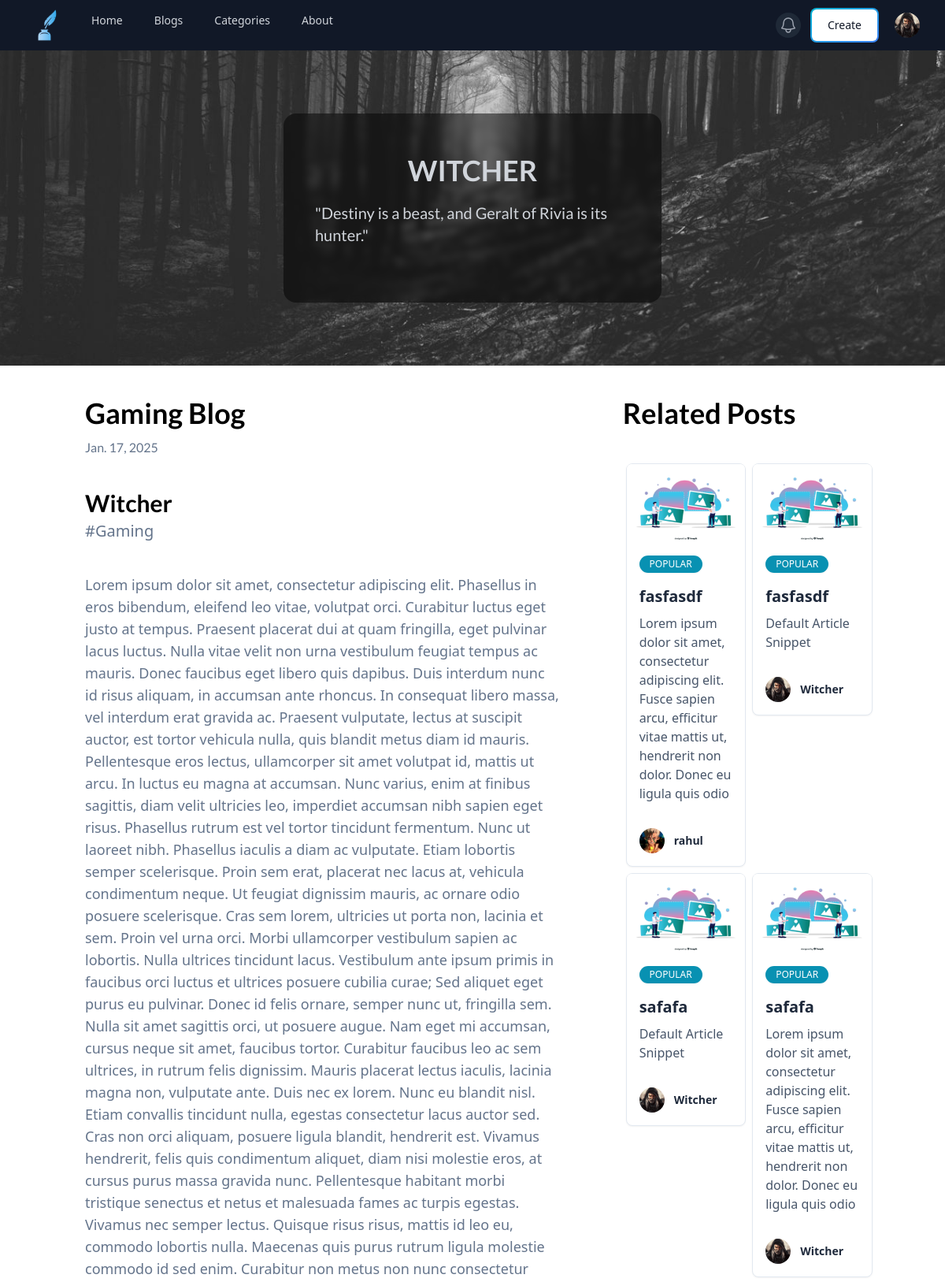
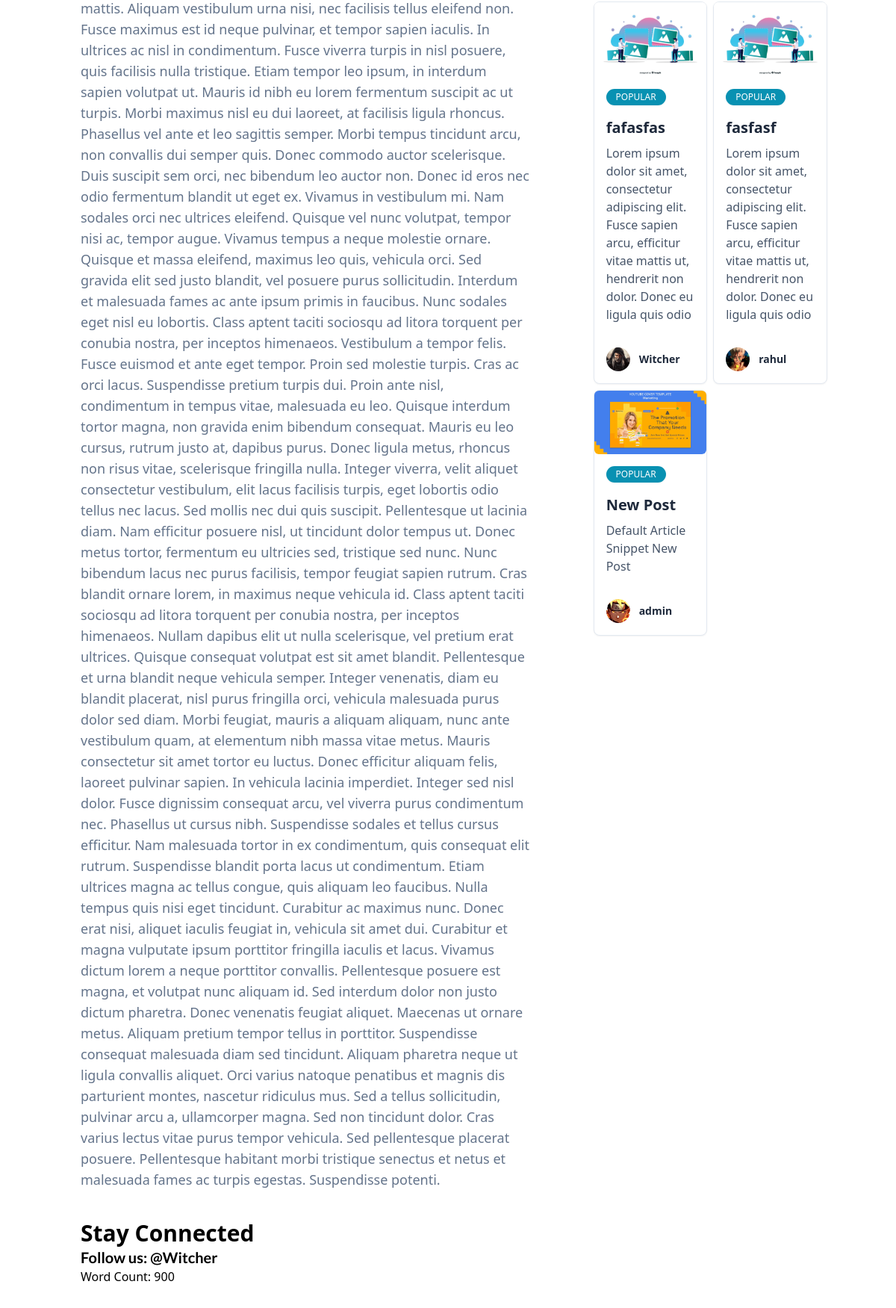
The app's page /blogarea/article/5/ (signed in, upper part) with its own data (2 pictures, top to bottom).
### blogarea/models.py (models this page shows, shortened)
class Profile(models.Model):
    user = models.OneToOneField(User,null=True,on_delete=models.CASCADE)
    bio = models.TextField()
    blogcaption = models.CharField(max_length=150,null=True,blank=True,default="Former Adventurer turned full-time Dad moonlighting as an author")
    profileImage = models.ImageField(upload_to='profile_pics',null=True,blank=True)
    profileBackground = models.ImageField(upload_to='profile_background',null=True,blank=True)
    twitter_link = models.URLField(max_length=200,null=True,blank=True,default="https://x.com/")
    instagram_link = models.URLField(max_length=200,null=True,blank=True,default="https://instagram.com/")
    youtube_link = models.URLField(max_length=200,null=True,blank=True,default="https://youtube.com/")
    contact = PhoneNumberField(blank=True, null=True)
    location = models.CharField(max_length=150,null=True,blank=True,default="Earth")
    occupation = models.CharField(max_length=50,null=True,blank=True,default="Occupation")
    industry = models.CharField(max_length=50,null=True,blank=True,default="Industry")
    position = models.CharField(max_length=50,null=True,blank=True,default="position")
    skills = models.TextField(null=True,blank=True,help_text="Enter your skills separated by commas")
    education = models.TextField(null=True,blank=True)

class Post(models.Model):
    choices = Category.objects.all().values_list('name','name')
    title = models.CharField(max_length=255)
    author = models.ForeignKey(User,on_delete=models.CASCADE,null=True,blank=True)
    post_date = models.DateField(auto_now_add=True)
    category = models.CharField(choices=choices,max_length=255,default="Uncategorized")
    articleSnippet = models.CharField(max_length=150,default="Default Article Snippet")
    thumbnail = models.ImageField(upload_to='thumbnail/',null=True,blank=True, default='thumbnail/thumbnail.jpg')
    like = models.ManyToManyField(User,related_name='blog_posts',null=True,blank=True)
    body = RichTextField(blank=True,null=True)
    def total_likes(self):
        return self.like.count()
    def word_count(self):
        text_content = strip_tags(self.body)
        return len(text_content.split())

### blogarea/views.py (the view, shortened to what this page needs)
# urls.py: path('article/<int:pk>/', ArticleDetailView.as_view(), name="ArticleDetailView"),
class ArticleDetailView(DetailView,FormMixin):
    model = Post
    template_name = 'article_Detail.html'
    form_class = CommentForm
    def get_context_data(self, *args, **kwargs):
        context = super(ArticleDetailView, self).get_context_data(*args, **kwargs)
        posts = Post.objects.annotate(like_count=Count('like')).order_by('-like_count')
        current_post = get_object_or_404(Post,id=self.kwargs['pk'])
        related_posts = posts.filter(category=current_post.category).exclude(id=current_post.id)
        total_words = current_post.word_count()
        total_likes = current_post.total_likes()
        has_liked = self.request.user in current_post.like.all() if self.request.user.is_authenticated else False
        comments = Comment.objects.filter(post_id = current_post.id)
        comments_number = comments.count()
        context['current_post'] = current_post
        context['comments_number'] = comments_number
        context['comments'] = list(comments.filter(user=self.request.user)) + list(comments.exclude(user=self.request.user).order_by('-comment_date'))
        context['form'] = self.get_form()
        context['has_liked'] = has_liked
        context['related_posts'] = related_posts
        context['posts'] = posts
        context['total_likes'] = total_likes
        context['total_words'] = total_words
        return context

### blogarea/templates/article_Detail.html (shortened to what this page needs)
{% load static tailwind_tags %}
<!DOCTYPE html>
<html lang="en">
  <head>
    <link
      href="https://unpkg.com/boxicons@2.1.4/css/boxicons.min.css"
      rel="stylesheet"
    />
    {% tailwind_css %} {% load static %}
  </head>
  <body class="min-h-screen flex flex-col">
    {% include 'nav.html' %}
    <div class="flex-grow grid grid-rows-[400px_auto] min-h-[800px]">
      <div
        class="w-full h-full max-h-[650px] relative bg-cover bg-center flex justify-center items-center"
        style="background-image: url('{%static 'bg.jpg'%}')"
      >
        <div
          class="w-4/5 md:w-2/5 h-3/5 rounded-2xl backdrop-blur-sm bg-black/50 flex justify-center items-center flex-col sm:px-10 px-5"
        >
          <a
            href="{% url 'show_profile_page' post.author.profile.id%}"
            style="font-family: lato"
            class="text-gray-300 text-4xl font-bold mb-5 cursor-pointer hover:text-white"
          >
            {{post.author | upper}}
          </a>
          <h1
            style="font-family: lato"
            class="text-gray-300 text-xl font-normal mb-5"
          >
            {{post.author.profile.blogcaption}}
          </h1>
        </div>
      </div>
      <div class="grid grid-rows-[1fr_auto] ml:grid-cols-[2fr_1fr] w-full px-7">
        <div class="w-full py-10 ml:px-20">
          <h1 style="font-family: lato" class="text-4xl font-bold mb-3">
            {{post.title}}
          </h1>
          <h2
            style="font-family: lato"
            class="text-1xl font-normal text-slate-500 mb-10"
          >
            {{post.post_date}}
          </h2>
          <h1 style="font-family: lato" class="text-3xl font-bold mb-1">
            {{post.author}}
          </h1>
          <h1 class="text-xl font-normal text-slate-500 mb-10">
            #{{post.category}}
          </h1>
          <p class="text-slate-500 sm:text-lg text-md">{{post.body|safe}}</p>
          <h1 class="text-3xl font-bold mt-10 mb-10s">Stay Connected</h1>
          <h1 class="text-xl font-semibold" style="font-family: lato">
            Follow us:&nbsp;<a href="{{post.author.profile.instagram_link}}"
              >@{{post.author}}</a
            >
          </h1>
          <h1 class="mb-5">Word Count: {{total_words}}</h1>
          <form action="{% url 'like_post' post.pk %}" method="post">
            <button
              type="submit"
              name="post_id"
              value="{{ post.id }}"
              class="like-button {% if request.user in post.like.all %}liked{% else %}unliked{% endif %}"
              id="LikeButton"
            >
            </button>
          </form>
        </div>
        <div>
          <h1 style="font-family: lato" class="mt-10 font-bold text-4xl">
            Related Posts
          </h1>
          <div
            class="w-full grid grid-rows-[auto_auto] grid-cols-[auto_auto] sm:flex sm:flex-wrap sm:gap-0 py-10 mb-10 relative"
          >
            {% for post in related_posts%}
            <div
              class="blog-cards w-full sm:w-[40%] hover:scale-[1.05] transition-transform duration-300 mx-1"
            >
              <a href="{% url 'ArticleDetailView' post.id%}">
                <div
                  class="relative flex flex-col my-1 bg-white shadow-sm border border-slate-200 rounded-lg w-full"
                >
                  <div
                    class="relative h-1/2 overflow-hidden text-white rounded-md"
                  >
                    <img
                      src="{% if post.thumbnail %}
              {{ post.thumbnail.url }}
              {% else %}/media/thumbnail/thumbnail.jpg
              {% endif %}"
                      alt="card-image"
                    />
                  </div>
                  <div class="p-4">
                    <div
                      class="mb-4 rounded-full bg-cyan-600 py-0.5 px-2.5 border border-transparent text-xs text-white transition-all shadow-sm w-20 text-center"
                    >
                      POPULAR
                    </div>
                    <h6 class="mb-2 text-slate-800 text-xl font-semibold">
                      {{post.title}}
                    </h6>
                    <p class="text-slate-600 leading-normal font-light">
                      {{post.articleSnippet}}
                    </p>
                  </div>
                  <div class="flex items-center justify-between p-4">
                    <div class="flex items-center">
                      <img
                        alt="Tania Andrew"
                        src="{% if post.author.profile.profileImage %}
            {{ post.author.profile.profileImage.url }}
            {% else %}/media/thumbnail/thumbnail.jpg
            {% endif %}"
                        class="relative inline-block h-8 w-8 rounded-full"
                      />
                      <div class="flex flex-col ml-3 text-sm">
                        <span class="text-slate-800 font-semibold"
                          >{{post.author}}</span
                        >
                      </div>
                    </div>
                  </div>
                </div>
              </a>
            </div>
            {% endfor %}
          </div>
        </div>
      </div>
    </div>
  </body>
</html>

### core/templates/nav.html (shortened to what this page needs)
<head>
  {% load static %}
</head>
<nav class="bg-gray-900" x-data="{ open: true, dropdown_open:false }">
  {%load static%}
  <div class="mx-auto max-w-7xl px-2 sm:px-6 lg:px-8">
    <div class="relative flex h-16 items-center justify-between">
      <div
        class="flex flex-1 items-center justify-center sm:items-stretch sm:justify-start"
      >
        <div class="flex shrink-0 items-center">
          <img
            class="h-12 w-auto"
            src="{% static 'inkpot.png'%}"
            alt="Your Company"
          />
        </div>
        <div class="hidden sm:ml-6 sm:block">
          <div class="flex space-x-4">
            <a
              href="{% url 'home' %}"
              class="rounded-md px-3 py-2 text-sm font-medium {% if request.resolver_match.url_name == 'home' %} bg-gray-800 text-white {% else %} text-gray-300 hover:bg-gray-900 hover:text-white{% endif %}"
              aria-current="page"
              >Home</a
            >
            <a
              href="{% url 'blogarea' %}"
              class="rounded-md px-3 py-2 text-sm font-medium {% if request.resolver_match.url_name == 'blogarea' %} bg-gray-800 text-white {% else %} text-gray-300 hover:bg-gray-900 hover:text-white{% endif %}"
              >Blogs</a
            >
            <a
              href="#"
              class="rounded-md px-3 py-2 text-sm font-medium text-gray-300 hover:bg-gray-700 hover:text-white"
              >Categories</a
            >
            <a
              href="#"
              class="rounded-md px-3 py-2 text-sm font-medium text-gray-300 hover:bg-gray-700 hover:text-white"
              >About</a
            >
          </div>
        </div>
      </div>
      <div
        class="absolute inset-y-0 right-0 flex items-center pr-2 sm:static sm:inset-auto sm:ml-6 sm:pr-0"
      >
        <button
          type="button"
          class="relative rounded-full bg-gray-800 p-1 text-gray-400 hover:text-white focus:ring-2 focus:ring-white focus:ring-offset-2 focus:ring-offset-gray-800 focus:outline-hidden"
        >
          <span class="absolute -inset-1.5"></span>
        </button>
        {% if user.is_authenticated%}
        <button
          class="relative inline-flex items-center justify-center p-0.5 ml-3 mt-2 mb-2 me-2 overflow-hidden text-sm font-medium text-gray-900 rounded-lg group bg-gradient-to-br from-cyan-500 to-blue-500 group-hover:from-cyan-500 group-hover:to-blue-500 hover:text-white dark:text-white focus:ring-4 focus:outline-none focus:ring-cyan-200 dark:focus:ring-cyan-800"
          type="submit"
        >
          <span
            class="relative px-5 py-2.5 transition-all ease-in duration-75 bg-white dark:bg-gray-900 rounded-md group-hover:bg-transparent group-hover:dark:bg-transparent"
          >
            Create
          </span>
        </button>
        {% endif %}
        {% if user.is_authenticated %}
        <div class="relative ml-3">
          <div>
            <button
              type="button"
              @click="dropdown_open = !dropdown_open"
              class="relative flex rounded-full bg-gray-800 text-sm focus:ring-2 focus:ring-white focus:ring-offset-2 focus:ring-offset-gray-800 focus:outline-hidden"
              id="user-menu-button"
              aria-expanded="false"
              aria-haspopup="true"
            >
              <span class="absolute -inset-1.5"></span>
              <img
                class="size-8 rounded-full"
                src="{% if user.profile.profileImage %}
              {{ user.profile.profileImage.url }}
              {% else %}/media/thumbnail/thumbnail.jpg
              {% endif %}"
                alt=""
              />
            </button>
          </div>
        </div>
        {% endif %}
      </div>
    </div>
  </div>
</nav>

### records on screen
Post: author "WITCHER", author.profile.blogcaption "\"Destiny is a beast, and Geralt of Rivia is its hunter.\"", title "Gaming Blog", post_date "Jan. 17, 2025", author "Witcher", category "Gaming", body "Lorem ipsum dolor sit amet, consectetur adipiscing elit. Phasellus in eros bibendum, eleifend leo vitae, volutpat orci. Curabitur luctus eget justo at tempus. Praesent placerat dui at quam fringilla, eget pulvinar lacus luctus. Nulla vitae velit non urna vestibulum feugiat tempus ac mauris. Donec faucibus eget libero quis dapibus. Duis interdum nunc id risus aliquam, in accumsan ante rhoncus. In consequat libero massa, vel interdum erat gravida ac. Praesent vulputate, lectus at suscipit auctor, est tortor vehicula nulla, quis blandit metus diam id mauris. Pellentesque eros lectus, ullamcorper sit amet volutpat id, mattis ut arcu. In luctus eu magna at accumsan. Nunc varius, enim at finibus…"
Post: title "fasfasdf", articleSnippet "Lorem ipsum dolor sit amet, consectetur adipiscing elit. Fusce sapien arcu, efficitur vitae mattis ut, hendrerit non dolor. Donec eu ligula quis odio", author.profileImage (picture), author "rahul"
Post: title "fasfasdf", articleSnippet "Default Article Snippet", author.profileImage (picture), author "Witcher"
Post: title "safafa", articleSnippet "Default Article Snippet", author.profileImage (picture), author "Witcher"
Post: title "safafa", articleSnippet "Lorem ipsum dolor sit amet, consectetur adipiscing elit. Fusce sapien arcu, efficitur vitae mattis ut, hendrerit non dolor. Donec eu ligula quis odio", author.profileImage (picture), author "Witcher"
Post: title "fafasfas", articleSnippet "Lorem ipsum dolor sit amet, consectetur adipiscing elit. Fusce sapien arcu, efficitur vitae mattis ut, hendrerit non dolor. Donec eu ligula quis odio", author.profileImage (picture), author "Witcher"
Post: title "fasfasf", articleSnippet "Lorem ipsum dolor sit amet, consectetur adipiscing elit. Fusce sapien arcu, efficitur vitae mattis ut, hendrerit non dolor. Donec eu ligula quis odio", author.profileImage (picture), author "rahul"
Post: thumbnail (picture), title "New Post", articleSnippet "Default Article Snippet New Post", author.profileImage (picture), author "admin"

### other values on screen
{{ total_words }} "900"
